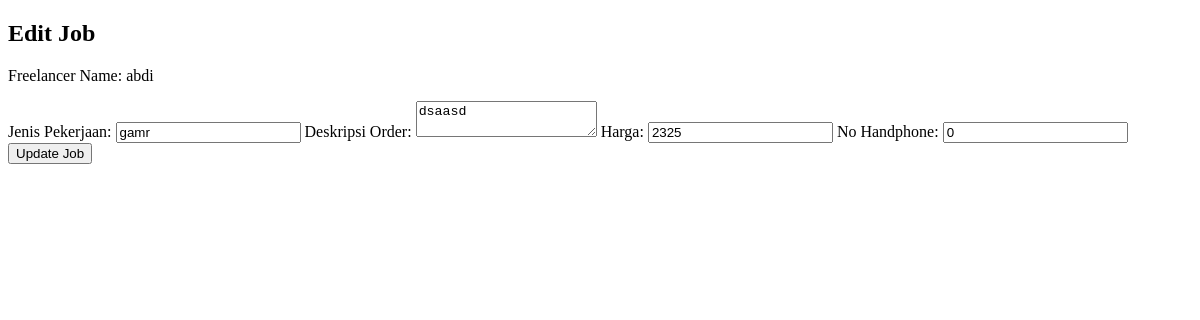
/edit_pekerjaan.php?id_pekerjaan=1, run on an earlier commit of the app's database.
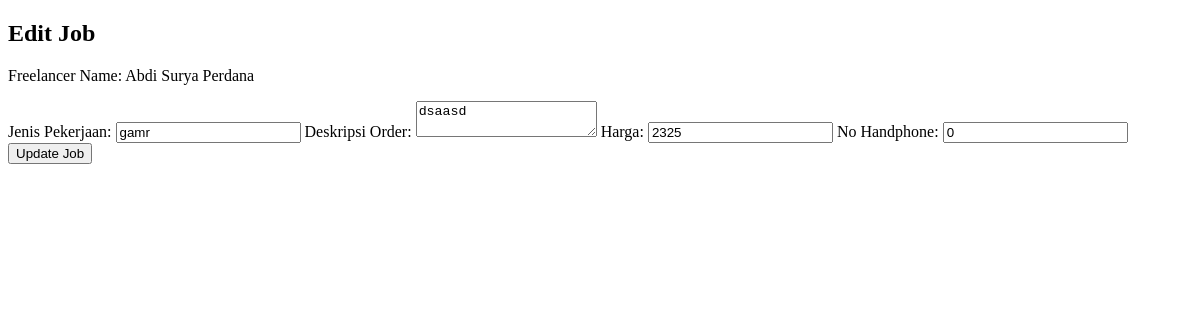
And on a later commit of the database.
### tables this page shows
CREATE TABLE `pekerjaan` (
  `id_pekerjaan` int(11) NOT NULL,
  `freelancer_id` int(11) NOT NULL,
  `jenis_pekerjaan` varchar(255) NOT NULL,
  `deskripsi_order` text NOT NULL,
  `foto` varchar(255) NOT NULL,
  `skills` varchar(255) NOT NULL,
  `harga` varchar(255) NOT NULL,
  `status_pekerjaan` varchar(50) DEFAULT 'belum dipesan',
  `nohp` varchar(14) NOT NULL
);

CREATE TABLE `users` (
  `id` int(11) NOT NULL,
  `name` varchar(255) NOT NULL,
  `username` varchar(50) NOT NULL,
  `password` varchar(100) NOT NULL,
  `email` varchar(100) NOT NULL,
  `foto_profil` varchar(255) NOT NULL,
  `no_hp` varchar(255) NOT NULL,
  `education` varchar(255) NOT NULL,
  `country` varchar(255) NOT NULL,
  `city_address` varchar(255) NOT NULL,
  `role` enum('klien','freelancer','admin') NOT NULL
);

### edit_pekerjaan.php (the view, shortened to what this page needs)
<?php
include 'config.php';
$id_pekerjaan = $_GET['id_pekerjaan'] ?? '';
$query = "SELECT pekerjaan.*, users.name AS freelancer_name
          FROM pekerjaan
          INNER JOIN users ON pekerjaan.freelancer_id = users.id
          WHERE pekerjaan.id_pekerjaan='$id_pekerjaan'";
$result = $conn->query($query);
if ($result->num_rows > 0) {
    $row = $result->fetch_assoc();
?>
    <!DOCTYPE html>
    <html lang="en">
    <head>
    </head>
    <body>
        <h2>Edit Job</h2>
        <form action="updatepekerjaan.php" method="post">
            <p>Freelancer Name: <?php echo $row['freelancer_name']; ?></p>
            <label for="jenis_pekerjaan">Jenis Pekerjaan:</label>
            <input type="text" name="jenis_pekerjaan" value="<?php echo $row['jenis_pekerjaan']; ?>" required>
            <label for="deskripsi_order">Deskripsi Order:</label>
            <textarea name="deskripsi_order" required><?php echo $row['deskripsi_order']; ?></textarea>
            <label for="harga">Harga:</label>
            <input type="text" name="harga" value="<?php echo $row['harga']; ?>" required>
            <label for="nohp">No Handphone:</label>
            <input type="text" name="nohp" value="<?php echo $row['nohp']; ?>" required>
            <button type="submit">Update Job</button>
        </form>
    </body>
    </html>
<?php
} else {
    echo "Job not found.";
}
?>

What changed in the data, as far as the page shows it:
changed pekerjaan "gamr": freelancer.name "abdi" → "Abdi Surya Perdana"
